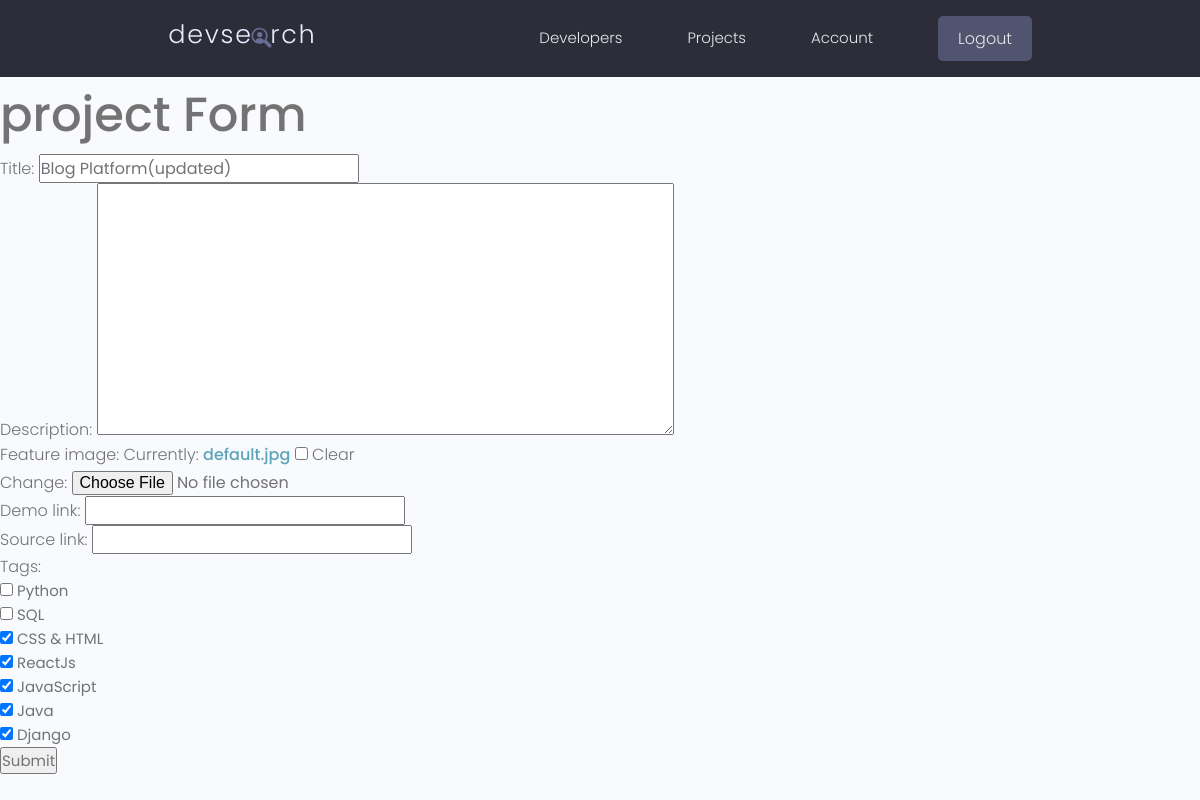
The app's page /projects/update-project/f8f37f5d-a976-46c9-b955-73e948836bac/ (signed in), older data.
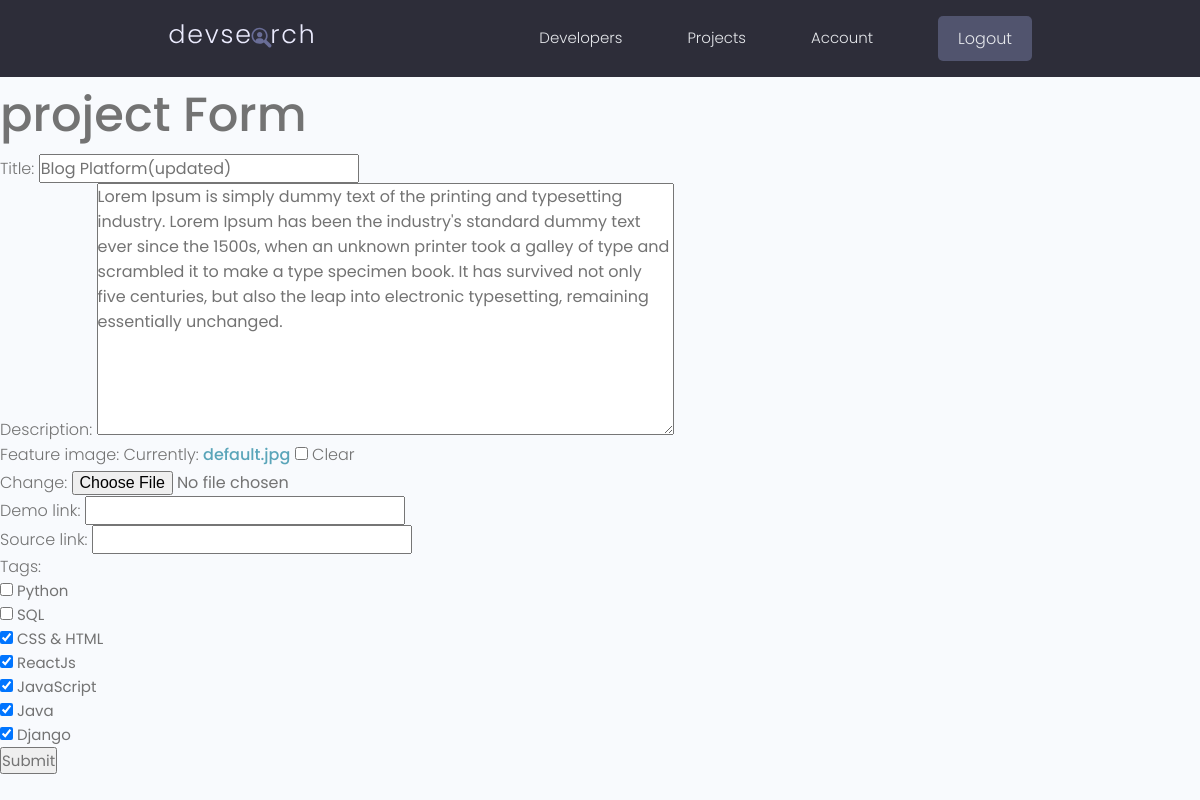
The same page, newer data.
### projects/models.py (models this page shows, shortened)
class Project(models.Model):
    owner = models.ForeignKey(Profile, null=True , blank=True, on_delete=models.SET_NULL)
    title = models.CharField(max_length=200)
    description = models.TextField(null=True , blank=True)
    feature_image = models.ImageField(null=True , blank=True, default='default.jpg')
    demo_link = models.CharField(max_length=2000, null=True , blank=True)
    source_link = models.CharField(max_length=2000, null=True , blank=True)
    tags =models.ManyToManyField('Tag', blank=True)
    vote_total = models.IntegerField(default=0, null=True , blank=True)
    vote_ratio = models.IntegerField(default=0, null=True , blank=True)
    created = models.DateTimeField(auto_now_add=True)
    id = models.UUIDField(default=uuid.uuid4, unique=True, primary_key=True, editable=False)

### projects/views.py (the view)
# urls.py: path('update-project/<str:pk>/', views.updateProject, name='update-project'),
@login_required(login_url='login')
def updateProject(request, pk):
    project = Project.objects.get(id=pk)
    form = ProjectForm(instance=project)
    if request.method == 'POST':
        form = ProjectForm(request.POST, request.FILES, instance=project)
        if form.is_valid():
            form.save()
            return redirect('projects')
    context = {'form':form}
    return render(request, 'projects/project_form.html', context)

### projects/forms.py (shortened to what this page needs)
class ProjectForm(ModelForm):
    class Meta:
        model = Project
        fields = ['title', 'description','feature_image', 'demo_link', 'source_link', 'tags'] # to show only specific fields in the form
        widgets = {
            'tags': forms.CheckboxSelectMultiple(), # to show tags as checkboxes instead of a dropdown
        }

### projects/models.py (called while the page is built)
    def __str__(self):
        return self.name

### projects/templates/projects/project_form.html (shortened to what this page needs)
{% extends "main.html" %}
{% block content %}
<h1>project Form</h1>
<form action="" method="POST">
    {{ form.as_p }}
    <button type="submit">Submit</button>
</form>
{% endblock content %}

Row changes from the older to the newer data that the page shows:
changed Project "Blog Platform(updated)": description (not shown) → "Lorem Ipsum is simply dummy text of the printing and typesetting industry. Lorem Ipsum has been the industry's standard dummy text ever since the 1500s, when an unknown printer took a galley of type and scrambled it to make a type specimen book. It has survived not only five centuries, but also the leap into electronic typesetting, remaining essentially unchanged."
